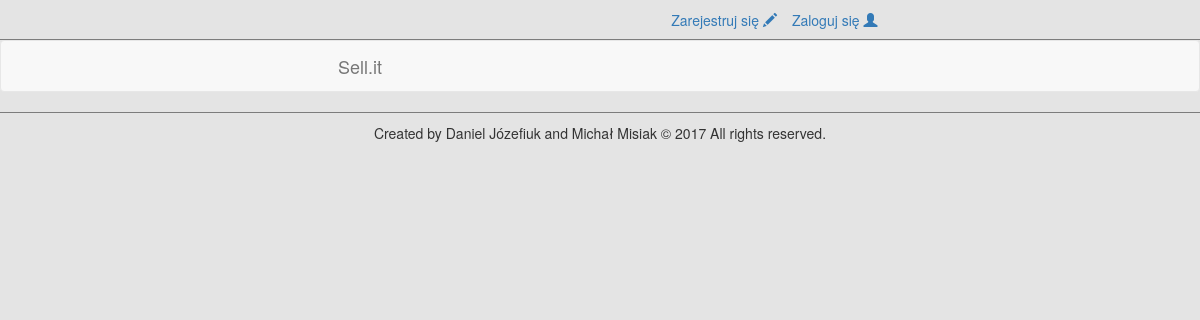
Before: /index.php/announcments with the older database file.
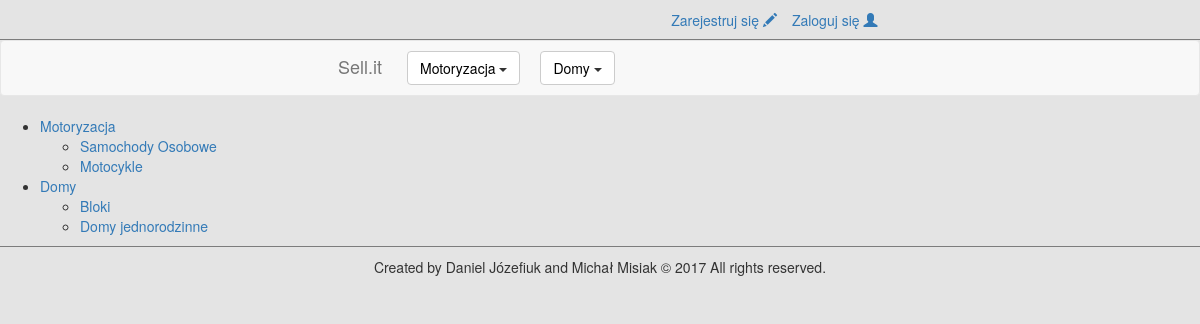
After: the same page with the newer database file.
### tables this page shows
CREATE TABLE `categories` (
  `id` int(11) NOT NULL,
  `ownerId` int(11) NOT NULL,
  `name` tinytext NOT NULL
);

### application/controllers/Announcments.php (called while the page is built, shortened)
<?php
class Announcments extends CI_Controller {
  public function __construct() {
    $this->load->helper(array('url','text'));
    $this->load->library('session');
    $this->load->library('pagination');
    $this->load->model('userManager');
    $this->load->model('profileManager');
    $this->load->model('announcmentsManager');
  }
  public function index() {
    $data['title']='Wszystkie ogłoszenia';
    $this->load->view('templates/header',$data);
    $this->load->view('templates/topbar');
    $this->load->view('templates/navbar');
    $this->load->view('announcments/index');
    $this->load->view('templates/footer');
    $this->load->view('templates/end');
  }
}

### index.php (called while the page is built, shortened)
<?php
require_once BASEPATH.'core/CodeIgniter.php';

### application/models/UserManager.php (called while the page is built, shortened)
<?php
class UserManager extends CI_Model {
  public function isLogged() {
    if($this->session->has_userdata('logged')) return true;
    else return false;
  }
}

### application/views/announcments/index.php (the view)
<ul class="categories">
<?php
$cats=$this->db->get_where('categories',array('ownerId'=>1))->result_array();
foreach($cats as $a) {
  ?>
  <li><?=anchor(site_url('announcments/category/'.$a['id'].'/'.strtolower(str_replace('_','-',$a['name']))),str_replace('_',' ',$a['name']))?></li>
  <?php
  $subs=$this->db->get_where('categories',array('ownerId'=>$a['id']))->result_array();
  if($subs) {
    ?>
    <ul>
      <?php
      foreach($subs as $b) {
        ?>
        <li><?=anchor(site_url('announcments/category/'.$b['id'].'/'.strtolower(str_replace('_','-',$b['name']))),str_replace('_',' ',$b['name']))?></li>
        <?php
      }
      ?>
    </ul>
    <?php
  }
}
?>
</ul>

### application/views/templates/header.php (shortened to what this page needs)
<!DOCTYPE html>
<html lang="pl">
<head>
  <link rel="stylesheet" href="<?=base_url().'assets/css/bootstrap.min.css'?>">
  <link rel="stylesheet" href="<?=base_url().'assets/css/style.css'?>">
</head>
<body>

### application/views/templates/topbar.php
<section class="top-panel">
  <div class="col-lg-12">
    <div class="col-lg-6 col-lg-offset-3 col-md-offset-1 col-md-10 text-right top-padding">
  <?php
  if($this->userManager->isLogged()) {
    ?>
      <p class="user-anchor">Witaj, <?=anchor('profile',$this->session->userdata('name').' '.$this->session->userdata('surname'), $arrayName = array('class' => 'user-anchor')).', ( '.anchor(site_url('messages'),'Wiadomości', $arrayName = array('class' => 'user-anchor')).' ), '.anchor('wyloguj','Wyloguj', $arrayName = array('class' => 'user-anchor'))?></p>
    <?php
  }
  else {
    ?>
    <div>
      <span class="margined"><?=anchor('rejestracja','Zarejestruj się  <span class="glyphicon glyphicon-pencil"></span>').'</span><span>'.anchor('logowanie','Zaloguj się <span class="glyphicon glyphicon-user"></span>')?></span>
    </div>
    <?php
  }
  ?>
    </div>
  </div>
</section>

### application/views/templates/navbar.php (shortened to what this page needs)
<nav class="navbar navbar-default">
  <div class="col-lg-12">
    <div class="col-lg-6 col-lg-offset-3 col-md-offset-1 col-md-10">
      <div class="navbar-header">
        <a class="navbar-brand" href="<?=site_url()?>">Sell.it</a>
      </div>
      <div class="collapse navbar-collapse" id="bs-example-navbar-collapse-1">
        <div class="nav navbar-nav">
          <?php
          $cats=$this->db->get_where('categories',array('ownerId'=>1))->result_array();
          foreach($cats as $a) {
            ?>
            <div class="dropdown pull-left dropdowns btn-xs-block">
              <button class="btn btn-default btn-xs-block dropdown-toggle" type="button" id="dropdownMenu1" data-toggle="dropdown"><?=anchor(site_url('announcments/category/'.$a['id'].'/'.strtolower(str_replace('_','-',$a['name']))),str_replace('_',' ',$a['name']),$arrayName = array('class' =>'menuAnchor'))?>
                <span class="caret"></span>
              </button>
              <?php
              $subs=$this->db->get_where('categories',array('ownerId'=>$a['id']))->result_array();
              if($subs) {
                ?>
            </div>
                <?php
              }
            }
            ?>
        </div>
      </div>
    </div>
  </div>
</nav>

### application/views/templates/footer.php (shortened to what this page needs)
<footer class="text-center">
  Created by Daniel Józefiuk and Michał Misiak &copy; 2017 All rights reserved.
</footer>

### application/views/templates/end.php
</body>
</html>

### assets/css/style.css (style rules this page uses)
body { background: #E4E4E4; margin: 0px; }
.top-panel { height: 40px; padding: 10px 0px 20px; border-bottom: 1px solid #7C7C7C; }
.dropdowns { margin: 10px; }
footer { clear:both; height: 50px; padding: 10px 0px 30px; border-top: 1px solid #7C7C7C; }
.menuAnchor, .menuAnchor:hover, .menuAnchor:active { color: #000; text-decoration: none; }
.margined { padding:0px 15px; }

Changed rows visible on the page:
added categories: id+name "Motoryzacja"
added categories: id+name "Domy"
added categories: id+name "Samochody Osobowe", shown under "Motoryzacja"
added categories: id+name "Motocykle", shown under "Motoryzacja"
added categories: id+name "Bloki", shown under "Domy"
added categories: id+name "Domy jednorodzinne", shown under "Domy"
